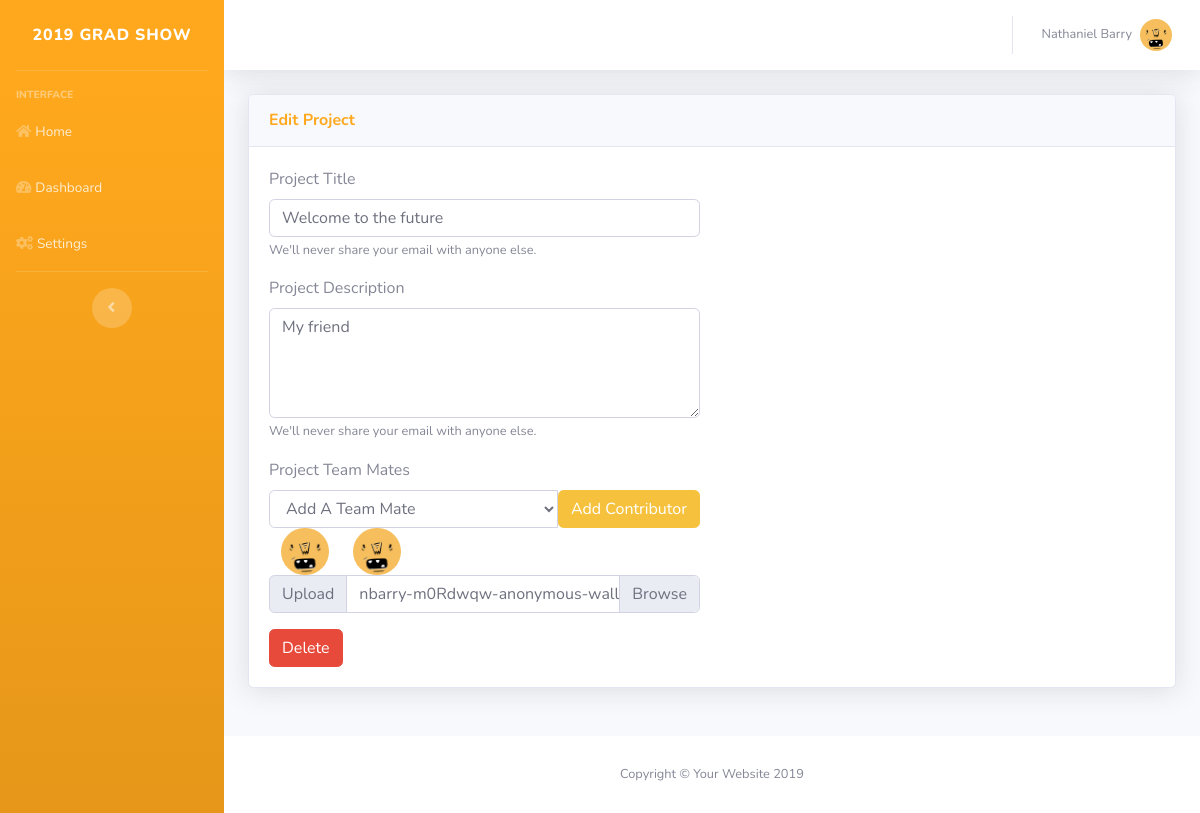
Page /editProjectUpdated.php?id=91 (signed in) on the committed database.
### tables this page shows
CREATE TABLE "admin-nav" (id INTEGER PRIMARY KEY AUTOINCREMENT, title VARCHAR (256), fa VARCHAR (256), path VARCHAR (256));

CREATE TABLE projectsImage (imageId INTEGER PRIMARY KEY AUTOINCREMENT, fileName VARCHAR (256), fileSize INTEGER, fileType VARCHAR (256), projectsId INTEGER REFERENCES projects (id), userId INTEGER REFERENCES user (userImageId));

CREATE TABLE projects (id INTEGER PRIMARY KEY AUTOINCREMENT, title VARCHAR (256), description VARCHAR (256), domain VARCHAR (256), github VARCHAR (256));

CREATE TABLE "user-projects" ("u-p-id" INTEGER PRIMARY KEY AUTOINCREMENT, userId INTEGER REFERENCES user (userImageId), projectsId INTEGER REFERENCES projects (id));

CREATE TABLE userImage (userImageId INTEGER PRIMARY KEY AUTOINCREMENT, fileName VARCHAR (256), fileSize INTEGER, fileType VARCHAR (256), userId INTEGER REFERENCES user (id));

### editProjectUpdated.php (the view, shortened to what this page needs)
<?php
include($_SERVER['DOCUMENT_ROOT'] . 'includes/database.php');
$id = $_GET['id'];
include_once($_SERVER['DOCUMENT_ROOT'] . 'parts/head.php');
include_once($_SERVER['DOCUMENT_ROOT'] . 'parts/sidebar.php');
?>
<div id="content-wrapper" class="d-flex flex-column">
    <div id="content">
    <?php include_once($_SERVER['DOCUMENT_ROOT'] . 'parts/topbar.php');?>
        <div class="container-fluid">
            <div class="row">
            <?php
                $result = $db->query("SELECT * FROM 'projects' JOIN 'projectsImage' ON (projectsImage.projectsId = projects.id) WHERE id = $id");
                foreach($result as $row)
                {
            ?>
                <div class="col-lg-12 mb-4">
                    <div class="card shadow mb-4">
                        <div class="card-header py-3">
                            <h6 class="m-0 font-weight-bold text-primary">Edit Project</h6>
                        </div>
                        <div class="card-body">
                                <div class="row">
                                    <div class="col-lg-6">
                                        <div class="form-group">
                                            <label for="projectsTitle">Project Title</label>
                                            <input type="text" class="form-control" id="projectsTitle" name="projectsTitle" aria-describedby="projectsTitleHelp" value='<?php echo $row['title']; ?>' placeholder="Project Title">
                                            <small id="projectsTitleHelp" class="form-text text-muted">We'll never share your email with anyone else.</small>
                                        </div>
                                        <div class="form-group">
                                            <label for="projectsDescription">Project Description</label>
                                            <textarea rows="4" type="text" class="form-control" id="projectsDescription" name="projectsDescription" aria-describedby="projectsDescriptionHelp" placeholder="Project Description"><?php echo $row['description'];?></textarea>
                                            <small id="projectsDescriptionHelp" class="form-text text-muted">We'll never share your email with anyone else.</small>
                                        </div>
                                        <div class="form-group">
                                        <form action='addUsertoProject.php?id=<?php echo $row['id']; ?>' method='post' enctype='multipart/form-data'>
                                            <label for="exampleFormControlSelect1">Project Team Mates</label>
                                            <div class="input-group">
                                            <select class="form-control" name="newUser" id="exampleFormControlSelect1">
                                            <option value="" disabled selected>Add A Team Mate</option>
                                            </select>
                                            <input name="submit" type="submit" class="btn btn-warning" value="Add Contributor">
                                        </div>
                                        </form>
                                        <div class="form-group">
                                        <?php
                                        $userProfile = $id;
                                        $userResult = $db->query("SELECT * FROM 'user-projects' JOIN 'userImage' ON (userImage.userId='user-projects'.userId) WHERE 'user-projects'.'projectsId' = ". $userProfile);
                                        foreach($userResult as $rows)
                                        {
                                        ?>
                                        <img class="dash-profile col-lg-2 float-left" src="<?php echo '/img/profiles/' . $rows['fileName'] ?>" alt="Placeholder">
                                        <?php
                                        }
                                        ?>
                                        </div>
                                        </div>
                                        <div class="form-group">
                                            <div class="input-group">
                                                <div class="input-group-prepend">
                                                    <span class="input-group-text" id="inputGroupFileAddon01">Upload</span>
                                                </div>
                                                <div class="custom-file">
                                                    <div id="uploadImage" class="custom-file-label" for="inputGroupFile01"></div>
                                                </div>
                                            </div>
                                        </div>
                                        <a class="btn btn-danger" href="/deleteProject.php?id=<?php echo $row['id']; ?>">Delete</a>
                                    </div>
                                </div>
                        </div>
                    </div>
                </div>
                <?php
                }
                ?>
            </div>
        </div>
    </div>
<?php
include_once($_SERVER['DOCUMENT_ROOT'] . 'parts/footer.php');
?>
</div>
<?php
include_once($_SERVER['DOCUMENT_ROOT'] . 'parts/close.php');

### parts/sidebar.php (shortened to what this page needs)
<ul class="navbar-nav bg-gradient-primary sidebar sidebar-dark accordion" id="accordionSidebar">
  <a class="sidebar-brand d-flex align-items-center justify-content-center" href="/dash.php">
    <div class="sidebar-brand-text mx-3">2019 Grad Show</div>
  </a>
  <hr class="sidebar-divider">
  <div class="sidebar-heading">
    Interface
  </div>
    <?php
            $result = $db->query("SELECT * FROM 'admin-nav'");
            foreach($result as $row)
            {
                echo '<li class="nav-item">';
                echo '<a class="nav-link" href="'. $row['path'] .'">';
                echo '<i class="fas '. $row['fa'] .'"></i>';
                echo '<span>'. $row['title'] .'</span></a>';
                echo '</li>';
            }
    ?>
  <hr class="sidebar-divider d-none d-md-block">
  <div class="text-center d-none d-md-inline">
    <button class="rounded-circle border-0" id="sidebarToggle"></button>
  </div>
</ul>

### rows in the picture
admin-nav: title "Home"
admin-nav: title "Dashboard"
admin-nav: title "Settings"
projectsimage: projectsTitle "Welcome to the future", projectsDescription "My friend"
user-projects: userimage.fileName (picture)
user-projects: userimage.fileName (picture)

### other values in the picture
$_SESSION['first'] "Nathaniel"
$_SESSION['last'] "Barry"
